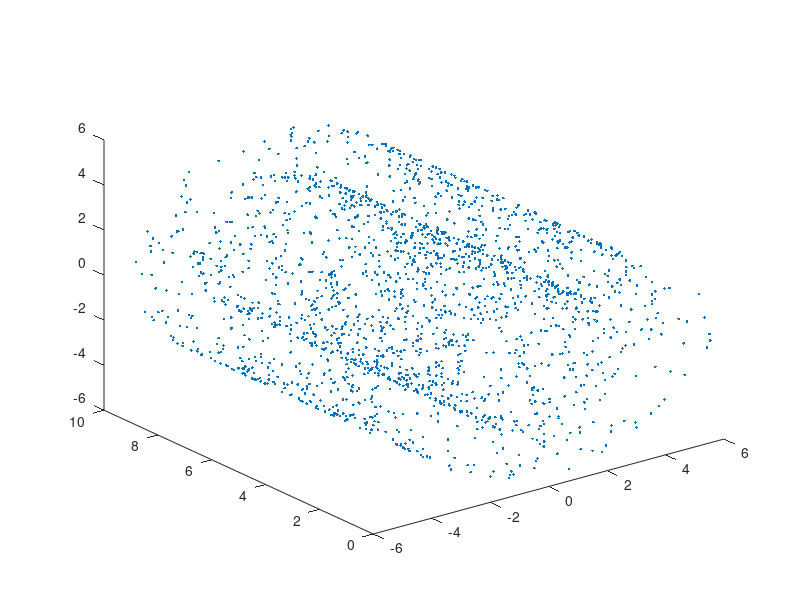

MATLAB code for this plot:
n=2000;

% t = 2*pi*(1:n)./n;
% r = 4+2*rand(1,n);
% 
% A(:,1) = r.*cos(t);
% A(:,2) = r.*sin(t);
% 
% plot(A(:,1),A(:,2),'.');

%s = 0.5*pi+pi*normrnd(0,0.3,n,1);

% r = 10;
%z = [sin((1:n/2)*2*pi/n) cos((n/2+1:n)*2*pi/n)];
% z = sin((1:n)*4*pi/n);
% q1 = rand(1,n);
% q2 = rand(1,n);
% q3 = .3*rand(1,n);
% A(:,1) = 10.*sin(s).*cos(t);
% A(:,2) = 10.*sin(s).*sin(t);
% A(:,3) = 10.*cos(s);

% A(:,1) = r.*cos(t);%+q1;
% A(:,2) = r.*sin(t);%+q2;
% A(:,3) = z;%+q3;


r = 2+(1:n)/n*4;
t = 4*pi*(1:n)/n;

z = randperm(n);

A(:,1) = r.*cos(t);
A(:,3) = r.*sin(t);
A(:,2) = [rand(1,n/10) rand(1,n/10)+1 rand(1,n/10)+2 rand(1,n/10)+3 rand(1,n/10)+4 rand(1,n/10)+5 rand(1,n/10)+6 rand(1,n/10)+7 rand(1,n/10)+8 rand(1,n/10)+9];

A(:,1) = A(z,1);
A(:,3) = A(z,3);
plot3(A(:,1),A(:,2),A(:,3),'.');
